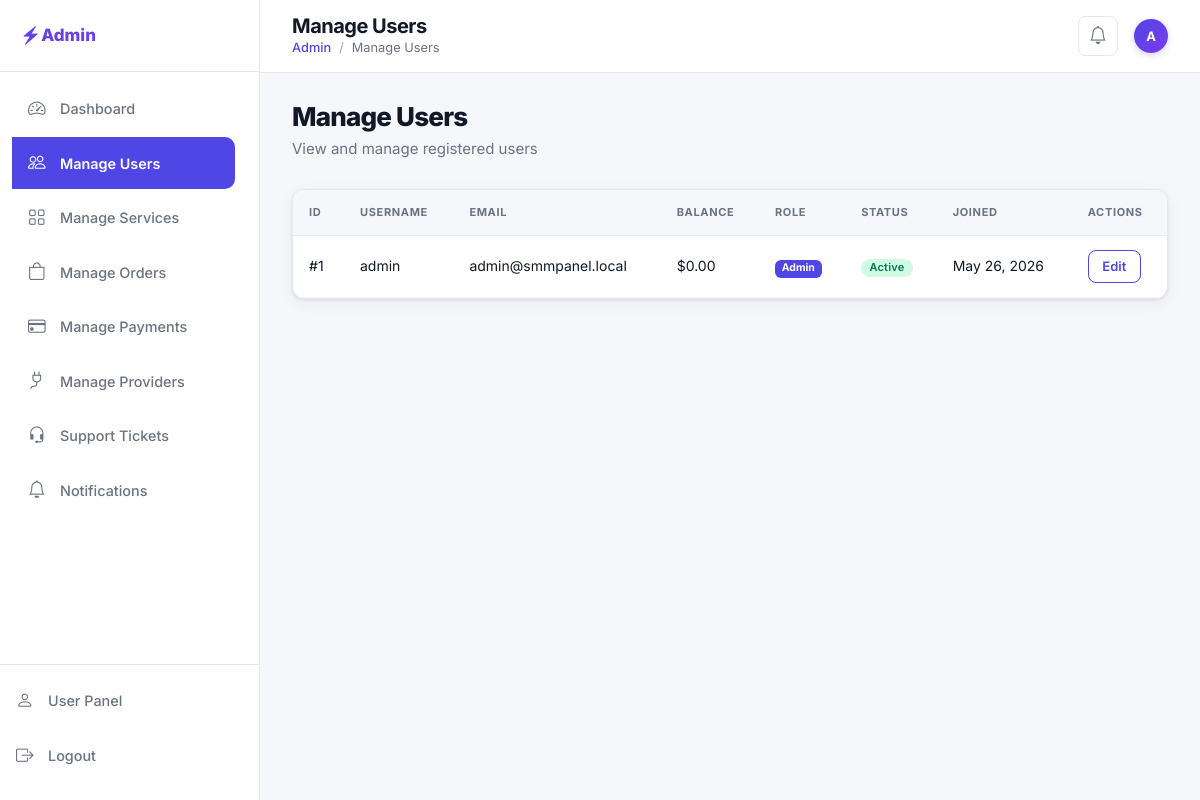
The page /admin/users.php (signed in) on the database its author committed.
### tables this page shows
CREATE TABLE IF NOT EXISTS users (
    id INT AUTO_INCREMENT PRIMARY KEY,
    username VARCHAR(50) NOT NULL UNIQUE,
    email VARCHAR(100) NOT NULL UNIQUE,
    password VARCHAR(255) NOT NULL,
    balance DECIMAL(12, 2) NOT NULL DEFAULT 0.00,
    role ENUM('user', 'admin') NOT NULL DEFAULT 'user',
    status ENUM('active', 'suspended') NOT NULL DEFAULT 'active',
    created_at TIMESTAMP DEFAULT CURRENT_TIMESTAMP,
    updated_at TIMESTAMP DEFAULT CURRENT_TIMESTAMP ON UPDATE CURRENT_TIMESTAMP,
    INDEX idx_users_role (role),
    INDEX idx_users_status (status)
);

### includes/auth.php (called while the page is built, shortened)
<?php
function getCurrentUser(): ?array
{
    $db = getDB();
    $stmt = $db->prepare('SELECT id, username, email, balance, role, status FROM users WHERE id = ? AND status = ?');
    $stmt->execute([$_SESSION['user_id'], 'active']);
    return $stmt->fetch() ?: null;
}
function formatMoney(float $amount): string
{
    return '$' . number_format($amount, 2);
}
function sanitize(string $input): string
{
    return htmlspecialchars(trim($input), ENT_QUOTES, 'UTF-8');
}

### admin/includes/auth.php (called while the page is built, shortened)
<?php
require_once __DIR__ . '/../../includes/auth.php';
function getAdminUser(): ?array
{
    $user = getCurrentUser();
    return $user;
}

### admin/users.php (the view, shortened to what this page needs)
<?php
require_once __DIR__ . '/includes/auth.php';
$db = getDB();
$users = $db->query("SELECT id, username, email, balance, role, status, created_at FROM users ORDER BY id DESC")->fetchAll();
$pageTitle = 'Manage Users';
require_once __DIR__ . '/includes/header.php';
?>
<div class="page-header">
    <h1>Manage Users</h1>
    <p>View and manage registered users</p>
</div>
<div class="card card-smm">
    <div class="card-body p-0">
        <div class="table-responsive">
            <table class="table table-smm table-hover mb-0">
                <thead>
                    <tr>
                        <th>ID</th>
                        <th>Username</th>
                        <th>Email</th>
                        <th>Balance</th>
                        <th>Role</th>
                        <th>Status</th>
                        <th>Joined</th>
                        <th>Actions</th>
                    </tr>
                </thead>
                <tbody>
                    <?php foreach ($users as $u): ?>
                    <tr>
                        <td>#<?= $u['id'] ?></td>
                        <td><?= sanitize($u['username']) ?></td>
                        <td><?= sanitize($u['email']) ?></td>
                        <td><?= formatMoney((float)$u['balance']) ?></td>
                        <td><span class="badge bg-<?= $u['role'] === 'admin' ? 'primary' : 'secondary' ?>"><?= ucfirst($u['role']) ?></span></td>
                        <td><span class="badge badge-status badge-status-<?= $u['status'] ?>"><?= ucfirst($u['status']) ?></span></td>
                        <td><?= date('M j, Y', strtotime($u['created_at'])) ?></td>
                        <td>
                            <button class="btn btn-action btn-outline-primary btn-sm" data-bs-toggle="modal" data-bs-target="#editUser<?= $u['id'] ?>">Edit</button>
                        </td>
                    </tr>
                    <?php endforeach; ?>
                </tbody>
            </table>
        </div>
    </div>
</div>
<?php require_once __DIR__ . '/includes/footer.php'; ?>

### admin/includes/header.php (shortened to what this page needs)
<?php
require_once __DIR__ . '/../../includes/notifications.php';
$pageTitle = $pageTitle ?? 'Admin';
$adminUser = getAdminUser();
$current = basename($_SERVER['PHP_SELF']);
$links = [
    'index.php'          => ['Dashboard', 'bi-speedometer2'],
    'users.php'          => ['Manage Users', 'bi-people'],
    'services.php'       => ['Manage Services', 'bi-grid'],
    'orders.php'         => ['Manage Orders', 'bi-bag'],
    'payments.php'       => ['Manage Payments', 'bi-credit-card'],
    'providers.php'      => ['Manage Providers', 'bi-plug'],
    'tickets.php'        => ['Support Tickets', 'bi-headset'],
    'notifications.php'  => ['Notifications', 'bi-bell'],
];
?>
<!DOCTYPE html>
<html lang="en">
<head>
    <link href="https://cdn.jsdelivr.net/npm/bootstrap@5.3.3/dist/css/bootstrap.min.css" rel="stylesheet">
    <link href="https://cdn.jsdelivr.net/npm/bootstrap-icons@1.11.3/font/bootstrap-icons.min.css" rel="stylesheet">
    <link href="<?= SITE_URL ?>/assets/css/style.css" rel="stylesheet">
    <link href="<?= SITE_URL ?>/assets/css/animations.css" rel="stylesheet">
</head>
<body class="anim-body">
<div class="admin-layout">
    <aside class="admin-sidebar admin-sidebar-light">
        <a class="admin-sidebar-brand logo-gradient" href="<?= SITE_URL ?>/admin/index.php">
            <span class="logo-icon">⚡</span> Admin
        </a>
        <nav class="admin-nav py-2">
            <?php foreach ($links as $file => [$label, $icon]):
                $active = ($current === $file || ($file === 'tickets.php' && $current === 'ticket_view.php')) ? 'active' : '';
            ?>
            <a class="admin-nav-link <?= $active ?>" href="<?= SITE_URL ?>/admin/<?= $file ?>">
                <i class="bi <?= $icon ?>"></i><span><?= $label ?></span>
            </a>
            <?php endforeach; ?>
        </nav>
        <div class="admin-sidebar-footer">
            <a class="admin-nav-link" href="<?= SITE_URL ?>/user/dashboard.php"><i class="bi bi-person"></i><span>User Panel</span></a>
            <a class="admin-nav-link" href="<?= SITE_URL ?>/logout.php"><i class="bi bi-box-arrow-right"></i><span>Logout</span></a>
        </div>
    </aside>
    <div class="admin-main">
        <div class="admin-topbar">
            <div>
                <h2 class="admin-page-title mb-0"><?= sanitize($pageTitle) ?></h2>
                <nav aria-label="breadcrumb">
                    <ol class="breadcrumb admin-breadcrumb mb-0">
                        <li class="breadcrumb-item"><a href="<?= SITE_URL ?>/admin/index.php">Admin</a></li>
                        <li class="breadcrumb-item active"><?= sanitize($pageTitle) ?></li>
                    </ol>
                </nav>
            </div>
            <div class="d-flex align-items-center gap-3">
                <?php $currentUser = $adminUser; require dirname(__DIR__, 2) . '/includes/notification_dropdown.php'; ?>
                <span class="profile-avatar"><?= strtoupper(substr($adminUser['username'] ?? 'A', 0, 1)) ?></span>
            </div>
        </div>
        <div class="admin-content">

### assets/css/animations.css (style rules this page uses)
html { scroll-behavior: smooth; }
body.anim-body { opacity: 0; transition: opacity 0.6s ease-in-out; }
body.anim-body.page-entered { opacity: 1; }
.btn { position: relative; overflow: hidden; }

### rows shown on the page
users: username "A", id "1", username "admin", email "admin@smmpanel.local", balance "$0.00", role "Admin", status "Active", created_at "May 26, 2026"

### other values the page prints
$label "Dashboard"
$label "Manage Users"
$label "Manage Services"
$label "Manage Orders"
$label "Manage Payments"
$label "Manage Providers"
$label "Support Tickets"
$label "Notifications"
$pageTitle "Manage Users"
